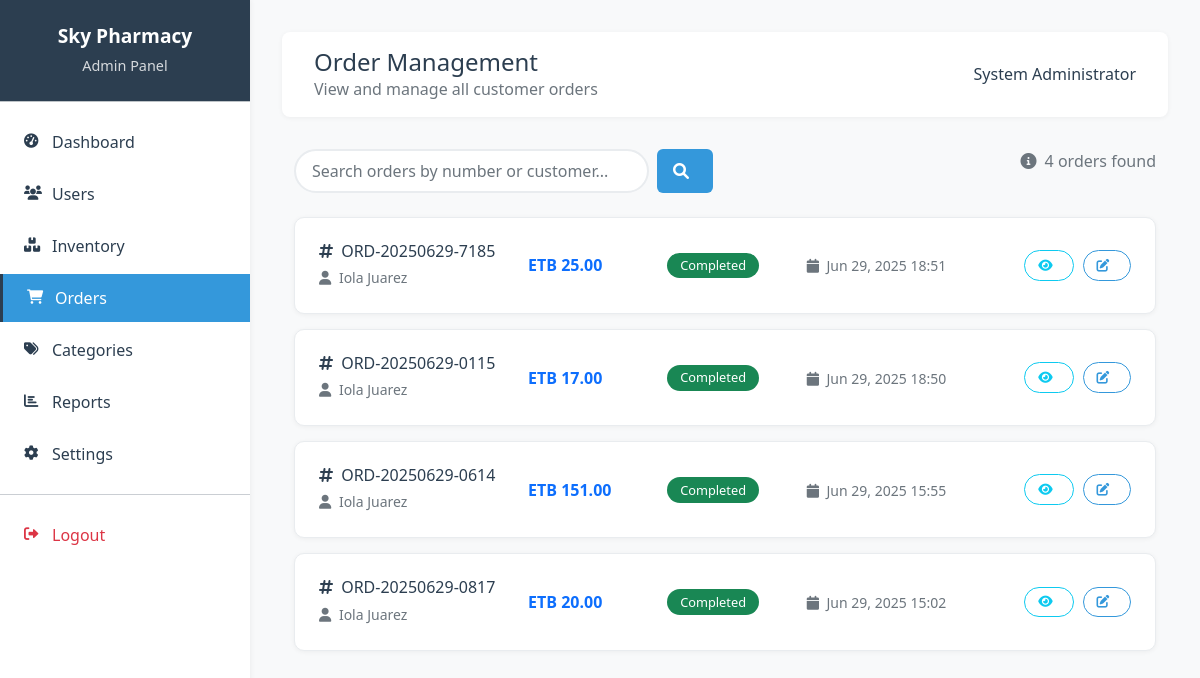
The app's page /admin/orders.php (signed in) with its own data.
### tables this page shows
CREATE TABLE `users` (
  `id` int(11) NOT NULL,
  `username` varchar(50) NOT NULL,
  `email` varchar(100) NOT NULL,
  `password_hash` varchar(255) NOT NULL,
  `full_name` varchar(100) NOT NULL,
  `role` enum('admin','pharmacist','cashier','customer') NOT NULL DEFAULT 'customer',
  `phone` varchar(20) DEFAULT NULL,
  `address` text DEFAULT NULL,
  `created_at` timestamp NOT NULL DEFAULT current_timestamp(),
  `updated_at` timestamp NOT NULL DEFAULT current_timestamp() ON UPDATE current_timestamp(),
  `is_active` tinyint(1) DEFAULT 1
);

CREATE TABLE `orders` (
  `id` int(11) NOT NULL,
  `customer_id` int(11) NOT NULL,
  `order_number` varchar(50) NOT NULL,
  `total_amount` decimal(10,2) NOT NULL,
  `status` enum('pending','confirmed','processing','ready','completed','cancelled') DEFAULT 'pending',
  `payment_status` enum('pending','paid','failed') DEFAULT 'pending',
  `payment_method` enum('cash','card','mobile_money') DEFAULT 'cash',
  `cashier_id` int(11) DEFAULT NULL,
  `created_at` timestamp NOT NULL DEFAULT current_timestamp(),
  `updated_at` timestamp NOT NULL DEFAULT current_timestamp() ON UPDATE current_timestamp()
);

### classes/Auth.php (called while the page is built, shortened)
<?php
require_once __DIR__ . '/../config/database.php';
class Auth {
    private $conn;
    public function __construct() {
        $database = new Database();
        $this->conn = $database->getConnection();
    }
    public function isLoggedIn() {
        return isset($_SESSION['logged_in']) && $_SESSION['logged_in'] === true;
    }
    public function getCurrentUser() {
        try {
            $query = "SELECT id, username, email, full_name, role, phone, address, is_active, created_at
                      FROM users WHERE id = :user_id";
            $stmt = $this->conn->prepare($query);
            $stmt->bindParam(':user_id', $_SESSION['user_id']);
            $stmt->execute();
            return $stmt->fetch(PDO::FETCH_ASSOC);
        } catch (PDOException $e) {
            return [
                'id' => $_SESSION['user_id'],
                'username' => $_SESSION['username'],
                'full_name' => $_SESSION['full_name'],
                'role' => $_SESSION['role']
            ];
        }
    }
}
?>

### config/database.php (called while the page is built, shortened)
<?php
class Database {
    private $host = 'localhost';
    private $db_name = 'sky_pharmacy';
    private $username = 'root';
    private $password = '';
    public function getConnection() {
        $this->conn = null;
        try {
            $this->conn = new PDO(
                "mysql:host=" . $this->host . ";dbname=" . $this->db_name,
                $this->username,
                $this->password
            );
            $this->conn->setAttribute(PDO::ATTR_ERRMODE, PDO::ERRMODE_EXCEPTION);
        } catch(PDOException $exception) {
            echo "Connection error: " . $exception->getMessage();
        }
        return $this->conn;
    }
}
?>

### classes/Order.php (called while the page is built, shortened)
<?php
require_once __DIR__ . '/../config/database.php';
class Order
{
    private $conn;
    public function __construct()
    {
        $database = new Database();
        $this->conn = $database->getConnection();
    }
    public function getAllOrders($status = null, $limit = 50, $offset = 0)
    {
        try {
            $where_conditions = [];
            $params = [];
            $where_clause = !empty($where_conditions) ? 'WHERE ' . implode(' AND ', $where_conditions) : '';
            $query = "SELECT o.*, u.full_name as customer_name, u.phone as customer_phone,
                      COUNT(oi.id) as item_count
                      FROM orders o
                      JOIN users u ON o.customer_id = u.id
                      LEFT JOIN order_items oi ON o.id = oi.order_id
                      $where_clause
                      GROUP BY o.id
                      ORDER BY o.created_at DESC
                      LIMIT :limit OFFSET :offset";
            $stmt = $this->conn->prepare($query);
            $stmt->bindParam(':limit', $limit, PDO::PARAM_INT);
            $stmt->bindParam(':offset', $offset, PDO::PARAM_INT);
            $stmt->execute();
            return $stmt->fetchAll(PDO::FETCH_ASSOC);
        } catch (PDOException $e) {
            return ['error' => $e->getMessage()];
        }
    }
}

### admin/orders.php (the view, shortened to what this page needs)
<?php
require_once '../classes/Auth.php';
require_once '../classes/Order.php';
$auth = new Auth();
$auth->requireRole('admin');
$user = $auth->getCurrentUser();
$orderObj = new Order();
try {
    $orders = $orderObj->getAllOrders();
} catch (Exception $e) {
    $error = 'Error loading orders: ' . $e->getMessage();
    $orders = [];
}
$statusColors = [
    'pending' => 'warning',
    'confirmed' => 'primary',
    'processing' => 'info',
    'ready' => 'secondary',
    'completed' => 'success',
    'cancelled' => 'danger'
];
$search = trim($_GET['search'] ?? '');
?>
<!DOCTYPE html>
<html lang="en">
<head>
    <link href="https://cdn.jsdelivr.net/npm/bootstrap@5.1.3/dist/css/bootstrap.min.css" rel="stylesheet">
    <link href="https://cdnjs.cloudflare.com/ajax/libs/font-awesome/6.0.0/css/all.min.css" rel="stylesheet">
    <link href="../assets/css/style.css" rel="stylesheet">
</head>
<body>
    <div class="sidebar">
        <div class="sidebar-header">
            <h4>Sky Pharmacy</h4>
            <p>Admin Panel</p>
        </div>
        <nav class="sidebar-menu">
            <a href="dashboard.php" class="nav-link">
                <i class="fas fa-tachometer-alt"></i>Dashboard
            </a>
            <a href="users.php" class="nav-link">
                <i class="fas fa-users"></i>Users
            </a>
            <a href="inventory.php" class="nav-link">
                <i class="fas fa-boxes"></i>Inventory
            </a>
            <a href="orders.php" class="nav-link active">
                <i class="fas fa-shopping-cart"></i>Orders
            </a>
            <a href="categories.php" class="nav-link">
                <i class="fas fa-tags"></i>Categories
            </a>
            <a href="reports.php" class="nav-link">
                <i class="fas fa-chart-bar"></i>Reports
            </a>
            <a href="settings.php" class="nav-link">
                <i class="fas fa-cog"></i>Settings
            </a>
            <hr class="my-3">
            <a href="../logout.php" class="nav-link text-danger">
                <i class="fas fa-sign-out-alt"></i>Logout
            </a>
        </nav>
    </div>
    <div class="main-content">
        <div class="top-nav">
            <div class="d-flex justify-content-between align-items-center">
                <div>
                    <h4 class="mb-0">Order Management</h4>
                    <p class="mb-0 text-muted">View and manage all customer orders</p>
                </div>
                <div class="user-info">
                    <span class="user-name"><?php echo htmlspecialchars($user['full_name']); ?></span>
                </div>
            </div>
        </div>
        <div class="container mt-4">
            <div class="row mb-4">
                <div class="col-md-6">
                    <form method="get" class="d-flex">
                        <input type="search" name="search" class="form-control search-box me-2"
                               placeholder="Search orders by number or customer..."
                               value="<?php echo htmlspecialchars($search); ?>">
                        <button type="submit" class="btn btn-primary">
                            <i class="fas fa-search"></i>
                        </button>
                    </form>
                </div>
                <div class="col-md-6 text-end">
                    <span class="text-muted">
                        <i class="fas fa-info-circle me-1"></i>
                        <?php echo count($orders); ?> orders found
                    </span>
                </div>
            </div>
            <div class="row">
                <div class="col-12">
                    <?php if (empty($orders) || isset($orders['error'])): ?>
                        <div class="text-center py-5">
                            <i class="fas fa-shopping-cart fa-3x text-muted mb-3"></i>
                            <h5 class="text-muted">No orders found</h5>
                            <p class="text-muted">There are no orders to display at the moment.</p>
                        </div>
                    <?php else: ?>
                        <?php foreach ($orders as $order): ?>
                            <div class="card order-card">
                                <div class="card-body">
                                    <div class="row align-items-center">
                                        <div class="col-md-3">
                                            <h6 class="mb-1">
                                                <i class="fas fa-hashtag me-1"></i>
                                                <?php echo htmlspecialchars($order['order_number']); ?>
                                            </h6>
                                            <small class="text-muted">
                                                <i class="fas fa-user me-1"></i>
                                                <?php echo htmlspecialchars($order['customer_name']); ?>
                                            </small>
                                        </div>
                                        <div class="col-md-2">
                                            <strong class="text-primary">
                                                ETB <?php echo number_format($order['total_amount'], 2); ?>
                                            </strong>
                                        </div>
                                        <div class="col-md-2">
                                            <span class="badge bg-<?php echo $statusColors[$order['status']] ?? 'secondary'; ?> status-badge">
                                                <?php echo ucfirst($order['status']); ?>
                                            </span>
                                        </div>
                                        <div class="col-md-3">
                                            <small class="text-muted">
                                                <i class="fas fa-calendar me-1"></i>
                                                <?php echo date('M d, Y H:i', strtotime($order['created_at'])); ?>
                                            </small>
                                        </div>
                                        <div class="col-md-2 text-end">
                                            <button type="button" class="btn btn-outline-info action-btn me-1"
                                                    data-bs-toggle="modal" data-bs-target="#viewOrderModal<?php echo $order['id']; ?>"
                                                    title="View Details">
                                                <i class="fas fa-eye"></i>
                                            </button>
                                            <button type="button" class="btn btn-outline-primary action-btn"
                                                    data-bs-toggle="modal" data-bs-target="#statusOrderModal<?php echo $order['id']; ?>"
                                                    title="Update Status">
                                                <i class="fas fa-edit"></i>
                                            </button>
                                        </div>
                                    </div>
                                </div>
                            </div>
                        <?php endforeach; ?>
                    <?php endif; ?>
                </div>
            </div>
        </div>
    </div>
</body>
</html>

### assets/css/style.css (style rules this page uses)
:root { --primary-color: #2c3e50; --secondary-color: #34495e; --accent-color: #3498db; --success-color: #27ae60; --warning-color: #f39c12; --danger-color: #e74c3c; --light-color: #ecf0f1; --dark-color: #2c3e50; --white-color: #ffffff; --gray-color: #95a5a6; --border-color: #bdc3c7; --shadow-color: rgba(0, 0, 0, 0.05); --text-color: #2c3e50; --text-muted: #7f8c8d; }
body { background-color: #f8f9fa; font-family: 'Segoe UI', Tahoma, Geneva, Verdana, sans-serif; color: var(--text-color); }
.sidebar { background: var(--white-color); min-height: 100vh; box-shadow: 1px 0 5px var(--shadow-color); position: fixed; top: 0; left: 0; width: 250px; z-index: 1000; transition: all 0.3s ease; }
.sidebar-header { background: var(--primary-color); color: var(--white-color); padding: 1.5rem; text-align: center; border-bottom: 1px solid var(--border-color); }
.sidebar-header h4 { margin: 0; font-weight: 600; font-size: 1.2rem; }
.sidebar-header p { margin: 0.5rem 0 0 0; font-size: 0.9rem; opacity: 0.8; }
.sidebar-menu { padding: 1rem 0; }
.sidebar-menu .nav-link { color: var(--text-color); padding: 0.75rem 1.5rem; border: none; border-radius: 0; transition: all 0.3s ease; display: flex; align-items: center; font-weight: 500; text-decoration: none; }
.sidebar-menu .nav-link.active { background: var(--accent-color); color: var(--white-color); border-left: 3px solid var(--primary-color); }
.sidebar-menu .nav-link i { width: 16px; margin-right: 12px; font-size: 0.9rem; }
.main-content { margin-left: 250px; padding: 2rem; min-height: 100vh; background: #f8f9fa; }
.top-nav { background: var(--white-color); padding: 1rem 2rem; box-shadow: 0 1px 5px var(--shadow-color); margin-bottom: 2rem; border-radius: 8px; }
.top-nav .user-info { display: flex; align-items: center; gap: 1rem; }
.top-nav .user-info .user-name { font-weight: 500; color: var(--text-color); }
.card { border: none; border-radius: 8px; box-shadow: 0 1px 5px var(--shadow-color); transition: transform 0.2s ease; background: var(--white-color); }
.btn-primary { background: var(--accent-color) !important; border: none; border-radius: 6px; padding: 0.5rem 1rem; font-weight: 500; transition: all 0.2s ease; }
.btn-outline-primary { color: var(--accent-color); border-color: var(--accent-color); border-radius: 6px; }
.form-control { border: 1px solid var(--border-color); border-radius: 6px; padding: 0.5rem 0.75rem; transition: all 0.2s ease; }
.badge { padding: 0.4rem 0.8rem; border-radius: 20px; font-size: 0.8rem; font-weight: 500; }
.btn i { margin-right: 0.5rem; }
.sidebar-menu .nav-link i { margin-right: 0.75rem; }
.sidebar-menu .nav-link { margin-bottom: 0.25rem; }
.card-header, .card-body { padding: 1.5rem; }
.card, .modal-content { border-radius: 8px; }

### admin/orders.php (style rules this page uses)
.order-card { border: 1px solid #e9ecef; border-radius: 10px; margin-bottom: 15px; transition: all 0.3s ease; }
.status-badge { font-size: 0.8rem; padding: 0.4rem 0.8rem; }
.search-box { border-radius: 25px; border: 2px solid #e9ecef; padding: 0.5rem 1rem; }
.action-btn { border-radius: 20px; padding: 0.3rem 0.8rem; font-size: 0.8rem; }

### records on screen
users: full_name "System Administrator"
orders: order_number "ORD-20250629-7185", customer.full_name "Iola Juarez", total_amount "25.00", status "Completed", created_at "Jun 29, 2025 18:51"
orders: order_number "ORD-20250629-0115", customer.full_name "Iola Juarez", total_amount "17.00", status "Completed", created_at "Jun 29, 2025 18:50"
orders: order_number "ORD-20250629-0614", customer.full_name "Iola Juarez", total_amount "151.00", status "Completed", created_at "Jun 29, 2025 15:55"
orders: order_number "ORD-20250629-0817", customer.full_name "Iola Juarez", total_amount "20.00", status "Completed", created_at "Jun 29, 2025 15:02"

### other values on screen
count($orders) "4"
